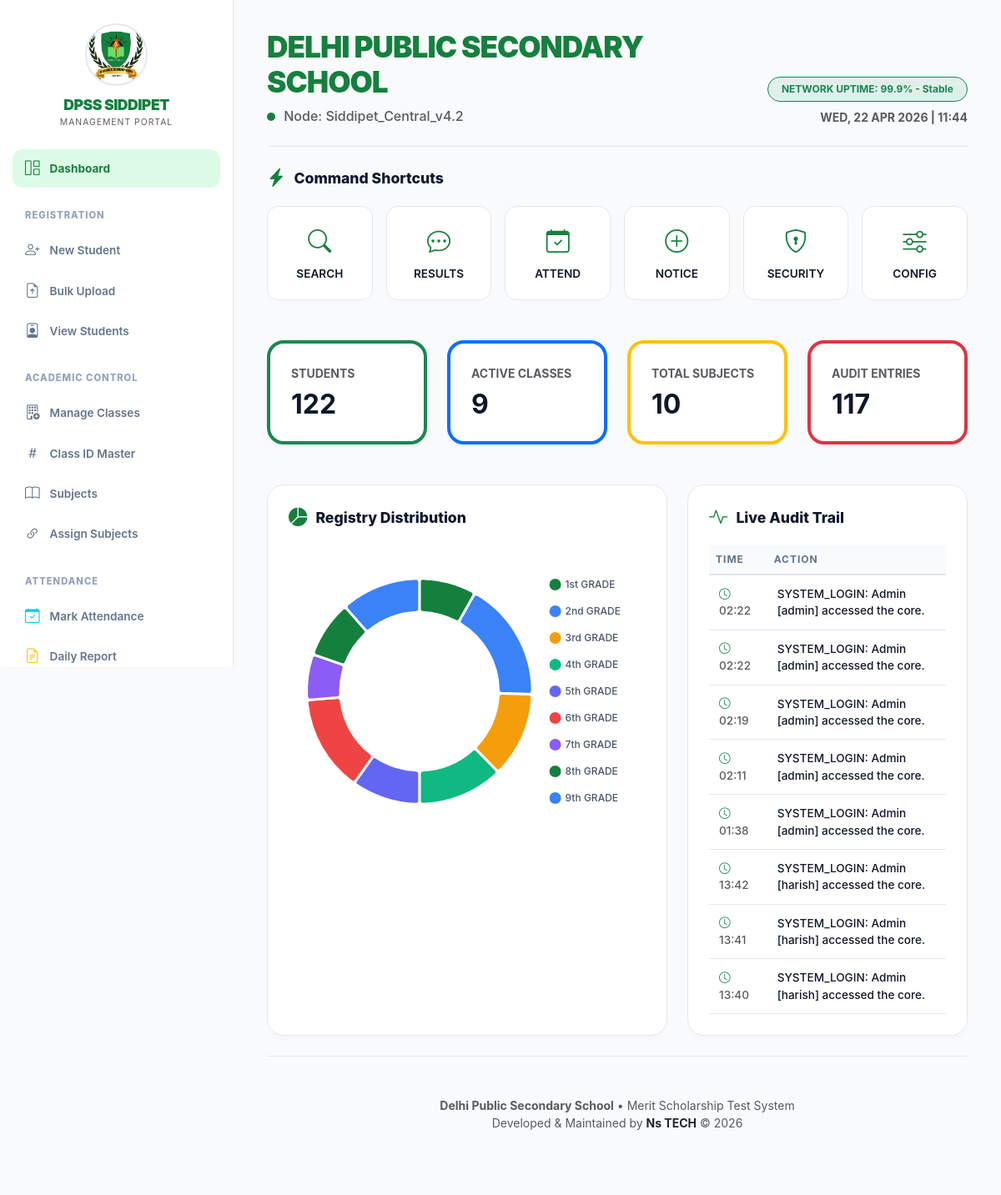
Page /admin/dashboard.php (signed in) on the committed database.
### tables this page shows
CREATE TABLE `logs` (
  `id` int(11) NOT NULL,
  `action` text DEFAULT NULL,
  `created_at` timestamp NOT NULL DEFAULT current_timestamp()
);

### admin/dashboard.php (the view, shortened to what this page needs)
<?php
include '../config/db.php';
$students    = $conn->query("SELECT COUNT(*) c FROM students")->fetch_assoc()['c'] ?? 0;
$classes     = $conn->query("SELECT COUNT(*) c FROM classes")->fetch_assoc()['c'] ?? 0;
$subjects    = $conn->query("SELECT COUNT(*) c FROM subjects")->fetch_assoc()['c'] ?? 0;
$logs_count  = $conn->query("SELECT COUNT(*) c FROM logs")->fetch_assoc()['c'] ?? 0;
$real_logs = $conn->query("SELECT * FROM logs ORDER BY id DESC LIMIT 8");
$distribution = $conn->query("SELECT c.class_name, COUNT(s.id) as count
                             FROM classes c
                             LEFT JOIN students s ON c.id = s.class_id
                             GROUP BY c.id
                             ORDER BY c.class_name ASC");
$chart_labels = [];
$chart_data = [];
while($row = $distribution->fetch_assoc()) {
    $chart_labels[] = $row['class_name'];
    $chart_data[] = (int)$row['count'];
}
$uptime = "99.9% - Stable";
?>
<!DOCTYPE html>
<html lang="en">
<head>
    <link href="https://cdn.jsdelivr.net/npm/bootstrap@5.3.0/dist/css/bootstrap.min.css" rel="stylesheet">
    <link rel="stylesheet" href="https://cdn.jsdelivr.net/npm/bootstrap-icons@1.11.1/font/bootstrap-icons.css">
</head>
<body>
<div class="sidebar">
    <div class="text-center mb-4 mt-2">
        <img src="../Upload/logo.JPEG" class="sidebar-logo" alt="DPSS Logo" onerror="this.src='https://cdn-icons-png.flaticon.com/512/2602/2602414.png'">
        <div class="sidebar-brand-name">DPSS SIDDIPET</div>
        <div class="text-muted small" style="font-size: 0.65rem; letter-spacing: 1px;">MANAGEMENT PORTAL</div>
    </div>
    <a href="dashboard.php" class="active"><i class="bi bi-grid-1x2"></i> Dashboard</a>
    <div class="nav-section-title">Registration</div>
    <a href="students/add.php"><i class="bi bi-person-plus"></i> New Student</a>
    <a href="students/bulk_upload.php"><i class="bi bi-file-earmark-arrow-up"></i> Bulk Upload</a>
    <a href="students/view.php"><i class="bi bi-person-badge"></i> View Students</a>
    <div class="nav-section-title">Academic Control</div>
    <a href="classes/add.php"><i class="bi bi-building-add"></i> Manage Classes</a>
    <a href="classes/list_ids.php"><i class="bi bi-hash"></i> Class ID Master</a>
    <a href="subjects/add.php"><i class="bi bi-book"></i> Subjects</a>
    <a href="classes/assign_subjects.php"><i class="bi bi-link-45deg"></i> Assign Subjects</a>
    <div class="nav-section-title">Attendance</div>
    <a href="attendance/mark_attendance.php"><i class="bi bi-calendar-check text-info"></i> Mark Attendance</a>
    <a href="attendance/daily_report.php"><i class="bi bi-file-earmark-text text-warning"></i> Daily Report</a>
</div>
<div class="main">
    <div class="d-flex justify-content-between align-items-end mb-4 border-bottom pb-4" style="border-color: var(--border-color) !important;">
        <div>
            <h1 class="school-title-header">Delhi Public Secondary School</h1>
            <div class="text-muted mt-2 fw-medium">
                <span class="pulse-dot"></span> Node: Siddipet_Central_v4.2
            </div>
        </div>
        <div class="text-end d-none d-md-block">
            <div class="badge bg-success bg-opacity-10 text-success border border-success px-3 py-2 rounded-pill mb-2 fw-bold">
                NETWORK UPTIME: <?= $uptime ?>
            </div>
            <div class="text-muted fw-bold small text-uppercase"><?= date('D, d M Y | H:i') ?></div>
        </div>
    </div>
    <h4 class="section-title"><i class="bi bi-lightning-charge-fill"></i> Command Shortcuts</h4>
    <div class="row g-3 mb-5">
        <div class="col-6 col-md-2"><a href="students/view.php" class="btn-console"><i class="bi bi-search d-block mb-2 fs-3"></i> SEARCH</a></div>
        <div class="col-6 col-md-2"><a href="notifications/send_results.php" class="btn-console"><i class="bi bi-chat-dots d-block mb-2 fs-3"></i> RESULTS</a></div>
        <div class="col-6 col-md-2"><a href="attendance/mark_attendance.php" class="btn-console"><i class="bi bi-calendar-check d-block mb-2 fs-3"></i> ATTEND</a></div>
        <div class="col-6 col-md-2"><a href="add_notice.php" class="btn-console"><i class="bi bi-plus-circle d-block mb-2 fs-3"></i> NOTICE</a></div>
        <div class="col-6 col-md-2"><a href="logs/" class="btn-console"><i class="bi bi-shield-lock d-block mb-2 fs-3"></i> SECURITY</a></div>
        <div class="col-6 col-md-2"><a href="settings/" class="btn-console"><i class="bi bi-sliders d-block mb-2 fs-3"></i> CONFIG</a></div>
    </div>
    <div class="row g-4 mb-5">
        <div class="col-md-3">
            <div class="card-box border-start border-4 border-success">
                <div class="text-muted text-uppercase small fw-bold mb-2">Students</div>
                <h2 class="mb-0 fw-bold"><?= number_format($students) ?></h2>
            </div>
        </div>
        <div class="col-md-3">
            <div class="card-box border-start border-4 border-primary">
                <div class="text-muted text-uppercase small fw-bold mb-2">Active Classes</div>
                <h2 class="mb-0 fw-bold"><?= $classes ?></h2>
            </div>
        </div>
        <div class="col-md-3">
            <div class="card-box border-start border-4 border-warning">
                <div class="text-muted text-uppercase small fw-bold mb-2">Total Subjects</div>
                <h2 class="mb-0 fw-bold"><?= $subjects ?></h2>
            </div>
        </div>
        <div class="col-md-3">
            <div class="card-box border-start border-4 border-danger">
                <div class="text-muted text-uppercase small fw-bold mb-2">Audit Entries</div>
                <h2 class="mb-0 fw-bold"><?= $logs_count ?></h2>
            </div>
        </div>
    </div>
    <div class="row g-4">
        <div class="col-lg-7">
            <div class="card-box">
                <h4 class="section-title"><i class="bi bi-pie-chart-fill"></i> Registry Distribution</h4>
                <div style="height: 350px; position: relative;">
                    <canvas id="distChart"></canvas>
                </div>
            </div>
        </div>
        <div class="col-lg-5">
            <div class="card-box">
                <h4 class="section-title"><i class="bi bi-activity"></i> Live Audit Trail</h4>
                <div class="table-responsive">
                    <table class="table table-custom table-hover mb-0">
                        <thead>
                            <tr>
                                <th>TIME</th>
                                <th>ACTION</th>
                            </tr>
                        </thead>
                        <tbody>
                            <?php while($l = $real_logs->fetch_assoc()): ?>
                            <tr>
                                <td class="text-muted fw-medium">
                                    <i class="bi bi-clock me-1 text-success"></i>
                                    <?= isset($l['created_at']) ? date('H:i', strtotime($l['created_at'])) : '00:00' ?>
                                </td>
                                <td class="fw-medium"><?= htmlspecialchars($l['action']) ?></td>
                            </tr>
                            <?php endwhile; ?>
                        </tbody>
                    </table>
                </div>
            </div>
        </div>
    </div>
    <div class="text-center text-muted small py-5 mt-4 border-top" style="border-color: var(--border-color) !important;">
        <strong>Delhi Public Secondary School</strong> &bull; Merit Scholarship Test System<br>
        Developed & Maintained by <span class="fw-bold text-dark">Ns TECH</span> &copy; 2026
    </div>
</div>
<script>
    const ctx = document.getElementById('distChart').getContext('2d');
    new Chart(ctx, {
        type: 'doughnut',
        data: {
            labels: <?= json_encode($chart_labels) ?>,
            datasets: [{
                data: <?= json_encode($chart_data) ?>,
                backgroundColor: ['#15803d', '#3b82f6', '#f59e0b', '#10b981', '#6366f1', '#ef4444', '#8b5cf6'],
                borderColor: '#ffffff',
                borderWidth: 3,
                cutout: '70%',
                borderRadius: 4,
                hoverOffset: 10
            }]
        },
        options: {
            responsive: true,
            maintainAspectRatio: false,
            plugins: {
                legend: {
                    position: 'right',
                    labels: {
                        color: '#475569',
                        font: { size: 12, family: "'Inter', sans-serif", weight: '500' },
                        padding: 20,
                        usePointStyle: true,
                        pointStyle: 'circle'
                    }
                }
            },
            layout: { padding: 20 }
        }
    });
</script>
</body>
</html>

### admin/dashboard.php (style rules this page uses)
:root { --school-green: #15803d; --green-light: #dcfce7; --bg-main: #f8fafc; --bg-card: #ffffff; --text-dark: #0f172a; --text-muted: #64748b; --border-color: #e2e8f0; --accent-primary: #38bdf8; }
body { background-color: var(--bg-main); color: var(--text-dark); font-family: 'Inter', 'Segoe UI', sans-serif; overflow-x: hidden; margin: 0; }
.sidebar { position: fixed; width: 280px; height: 100vh; background: var(--bg-card); border-right: 1px solid var(--border-color); z-index: 1000; overflow-y: auto; padding: 20px 15px; box-shadow: 2px 0 10px rgba(0,0,0,0.02); }
.sidebar-logo { height: 75px; margin-bottom: 10px; border-radius: 50%; border: 2px solid var(--border-color); }
.sidebar-brand-name { color: var(--school-green); font-weight: 900; font-size: 1.1rem; text-transform: uppercase; letter-spacing: -0.5px; }
.sidebar a { display: flex; align-items: center; padding: 10px 15px; color: var(--text-muted); text-decoration: none; border-radius: 12px; margin-bottom: 2px; transition: all 0.2s ease; font-size: 0.85rem; font-weight: 600; }
.sidebar a i { margin-right: 12px; font-size: 1.1rem; }
.sidebar a.active { background: var(--green-light); color: var(--school-green); font-weight: 700; }
.sidebar a.active i { color: var(--school-green); }
.nav-section-title { color: #94a3b8; font-size: 0.7rem; font-weight: 800; text-transform: uppercase; letter-spacing: 1px; margin: 25px 0 10px 15px; }
.main { margin-left: 280px; padding: 35px 40px; }
.school-title-header { color: var(--school-green); font-weight: 900; text-transform: uppercase; letter-spacing: -1px; margin-bottom: 0; font-size: 2.2rem; }
.card-box { background: var(--bg-card); padding: 25px; border-radius: 20px; border: 1px solid var(--border-color); box-shadow: 0 4px 6px -1px rgba(0, 0, 0, 0.02); transition: all 0.3s ease; height: 100%; }
.section-title { color: var(--text-dark); font-size: 1.1rem; font-weight: 800; margin: 0 0 20px 0; display: flex; align-items: center; }
.section-title i { color: var(--school-green); margin-right: 10px; font-size: 1.4rem; }
.btn-console { background: var(--bg-card); border: 1px solid var(--border-color); color: var(--text-dark); padding: 20px 15px; border-radius: 14px; transition: 0.3s; text-decoration: none; display: block; text-align: center; font-weight: 600; font-size: 0.85rem; }
.btn-console i { color: var(--school-green); transition: 0.3s; }
.pulse-dot { height: 10px; width: 10px; background-color: var(--school-green); border-radius: 50%; display: inline-block; margin-right: 6px; animation: pulse 2s infinite; }
.table-custom th { background: var(--bg-main); color: var(--text-muted); font-size: 0.75rem; text-transform: uppercase; letter-spacing: 1px; border-bottom: 2px solid var(--border-color); }
.table-custom td { border-bottom: 1px solid var(--border-color); vertical-align: middle; color: var(--text-dark); font-size: 0.85rem; padding: 12px; }

### rows in the picture
logs: created_at "02:22", action "SYSTEM_LOGIN: Admin [admin] accessed the core."
logs: created_at "02:22", action "SYSTEM_LOGIN: Admin [admin] accessed the core."
logs: created_at "02:19", action "SYSTEM_LOGIN: Admin [admin] accessed the core."
logs: created_at "02:11", action "SYSTEM_LOGIN: Admin [admin] accessed the core."
logs: created_at "01:38", action "SYSTEM_LOGIN: Admin [admin] accessed the core."
logs: created_at "13:42", action "SYSTEM_LOGIN: Admin [harish] accessed the core."
logs: created_at "13:41", action "SYSTEM_LOGIN: Admin [harish] accessed the core."
logs: created_at "13:40", action "SYSTEM_LOGIN: Admin [harish] accessed the core."

### other values in the picture
$uptime "99.9% - Stable"
$students "122"
$classes "9"
$subjects "10"
$logs_count "117"
chart data {{ json_encode($chart_labels) }} ["1st GRADE","2nd GRADE","3rd GRADE","4th GRADE","5th GRADE","6th GRADE","7th GRADE","8th GRADE","9th GRADE"]
chart data {{ json_encode($chart_data) }} [10,21,15,15,12,17,8,10,14]
